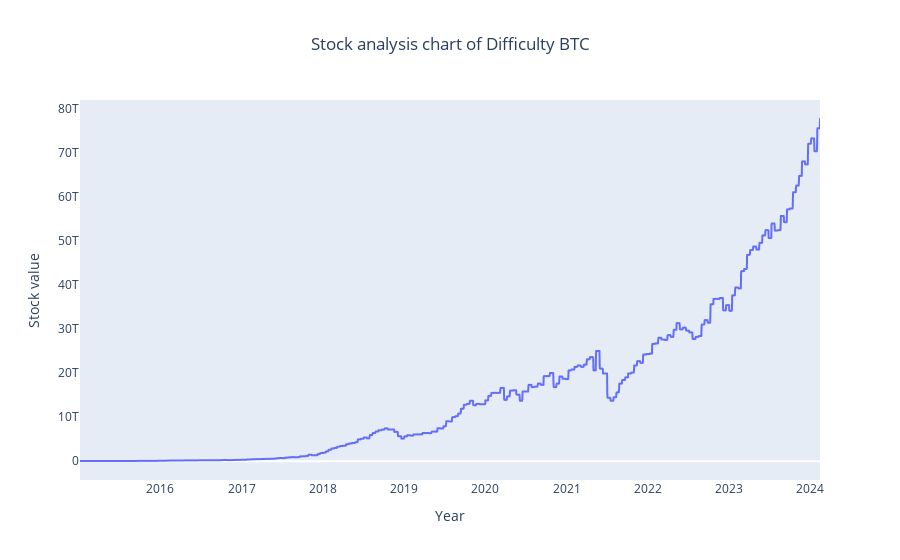

Write notebook code for a chart like this one.
### Code cell
#Stock analysis chart of Difficulty BTC
fig = px.line(y_overall, x='Date', y='Difficulty_BTC',
              labels={'Date': 'Year', 'Difficulty_BTC': 'Stock value'},
              title='Stock analysis chart of Difficulty BTC')
fig.update_layout(title_x=0.5)
fig.update_xaxes(showgrid=False)
fig.update_yaxes(showgrid=False)
fig.show()

### Figure 1 — Plotly figure (JSON) as saved in the notebook; plotly's stock layout.template omitted (floating-point values rounded to 4 significant figures; data arrays with more than 128 entries replaced by an {"elided": "..."} marker saying what was removed)
{"data": [{"hovertemplate": "Year=%{x}<br>Stock value=%{y}<extra></extra>", "legendgroup": "", "line": {"color": "#636efa", "dash": "solid"}, "marker": {"symbol": "circle"}, "mode": "lines", "name": "", "showlegend": false, "type": "scattergl", "x": {"elided": "3330 str values"}, "xaxis": "x", "y": {"elided": "3330 int values"}, "yaxis": "y"}], "layout": {"legend": {"tracegroupgap": 0}, "title": {"text": "Stock analysis chart of Difficulty BTC", "x": 0.5}, "xaxis": {"anchor": "y", "domain": [0, 1], "showgrid": false, "title": {"text": "Year"}}, "yaxis": {"anchor": "x", "domain": [0, 1], "showgrid": false, "title": {"text": "Stock value"}}}}
